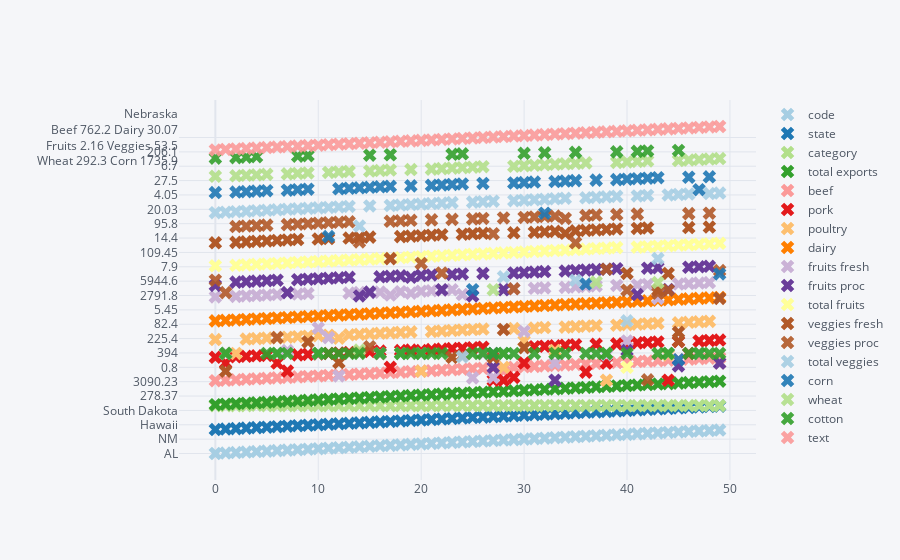

Write notebook code for a chart like this one.
### Code cell
main(cat)

### Figure 1 — Plotly figure (JSON) as saved in the notebook; plotly's stock layout.template omitted (floating-point values rounded to 4 significant figures)
{"data": [{"name": "code", "text": "", "y": ["AL", "AK", "AZ", "AR", "CA", "CO", "CT", "DE", "FL", "GA", "HI", "ID", "IL", "IN", "IA", "KS", "KY", "LA", "ME", "MD", "MA", "MI", "MN", "MS", "MO", "MT", "NE", "NV", "NH", "NJ", "NM", "NY", "NC", "ND", "OH", "OK", "OR", "PA", "RI", "SC", "SD", "TN", "TX", "UT", "VT", "VA", "WA", "WV", "WI", "WY"], "mode": "markers", "marker": {"symbol": "x", "size": 12}, "x": [0, 1, 2, 3, 4, 5, 6, 7, 8, 9, 10, 11, 12, 13, 14, 15, 16, 17, 18, 19, 20, 21, 22, 23, 24, 25, 26, 27, 28, 29, 30, 31, 32, 33, 34, 35, 36, 37, 38, 39, 40, 41, 42, 43, 44, 45, 46, 47, 48, 49], "line": {"color": "rgba(166, 206, 227, 1.0)", "dash": "solid", "shape": "linear", "width": 1.3}, "type": "scatter"}, {"name": "state", "text": "", "y": ["Alabama", "Alaska", "Arizona", "Arkansas", " California", "Colorado", "Connecticut", "Delaware", "Florida", "Georgia", "Hawaii", "Idaho", "Illinois", "Indiana", "Iowa", "Kansas", "Kentucky", "Louisiana", "Maine", "Maryland", "Massachusetts", "Michigan", "Minnesota", "Mississippi", "Missouri", "Montana", "Nebraska", "Nevada", "New Hampshire", "New Jersey", "New Mexico", "New York", "North Carolina", "North Dakota", "Ohio", "Oklahoma", "Oregon", "Pennsylvania", "Rhode Island", "South Carolina", "South Dakota", "Tennessee", "Texas", "Utah", "Vermont", "Virginia", "Washington", "West Virginia", "Wisconsin", "Wyoming"], "mode": "markers", "marker": {"symbol": "x", "size": 12}, "x": [0, 1, 2, 3, 4, 5, 6, 7, 8, 9, 10, 11, 12, 13, 14, 15, 16, 17, 18, 19, 20, 21, 22, 23, 24, 25, 26, 27, 28, 29, 30, 31, 32, 33, 34, 35, 36, 37, 38, 39, 40, 41, 42, 43, 44, 45, 46, 47, 48, 49], "line": {"color": "rgba(31, 120, 180, 1.0)", "dash": "solid", "shape": "linear", "width": 1.3}, "type": "scatter"}, {"name": "category", "text": "", "y": ["state", "state", "state", "state", " state", "state", "state", "state", "state", "state", "state", "state", "state", "state", "state", "state", "state", "state", "state", "state", "state", "state", "state", "state", "state", "state", "state", "state", "state", "state", "state", "state", "state", "state", "state", "state", "state", "state", "state", "state", "state", "state", "state", "state", "state", "state", "state", "state", "state", "state"], "mode": "markers", "marker": {"symbol": "x", "size": 12}, "x": [0, 1, 2, 3, 4, 5, 6, 7, 8, 9, 10, 11, 12, 13, 14, 15, 16, 17, 18, 19, 20, 21, 22, 23, 24, 25, 26, 27, 28, 29, 30, 31, 32, 33, 34, 35, 36, 37, 38, 39, 40, 41, 42, 43, 44, 45, 46, 47, 48, 49], "line": {"color": "rgba(178, 223, 138, 1.0)", "dash": "solid", "shape": "linear", "width": 1.3}, "type": "scatter"}, {"name": "total exports", "text": "", "y": [1391.0, 13.31, 1463.0, 3586.0, 16470.0, 1851.0, 259.6, 282.2, 3764.0, 2861.0, 401.8, 2079.0, 8709.0, 5050.0, 11270.0, 4589.0, 1889.0, 1914.0, 278.4, 692.8, 248.7, 3164.0, 7192.0, 2171.0, 3933.0, 1718, 7114.0, 139.9, 73.06, 500.4, 751.6, 1489.0, 3806.0, 3762.0, 3980.0, 1646.0, 1795.0, 1970.0, 31.59, 929.9, 3770.0, 1535.0, 6648.0, 453.4, 180.1, 1146.0, 3895.0, 138.9, 3090.0, 349.7], "mode": "markers", "marker": {"symbol": "x", "size": 12}, "x": [0, 1, 2, 3, 4, 5, 6, 7, 8, 9, 10, 11, 12, 13, 14, 15, 16, 17, 18, 19, 20, 21, 22, 23, 24, 25, 26, 27, 28, 29, 30, 31, 32, 33, 34, 35, 36, 37, 38, 39, 40, 41, 42, 43, 44, 45, 46, 47, 48, 49], "line": {"color": "rgba(51, 160, 44, 1.0)", "dash": "solid", "shape": "linear", "width": 1.3}, "type": "scatter"}, {"name": "beef", "text": "", "y": [34.4, 0.2, 71.3, 53.2, 228.7, 261.4, 1.1, 0.4, 42.6, 31, 4, 119.8, 53.7, 21.9, 289.8, 659.3, 54.8, 19.8, 1.4, 5.6, 0.6, 37.7, 112.3, 12.8, 137.2, 105, 762.2, 21.8, 0.6, 0.8, 117.2, 22.2, 24.8, 78.5, 36.2, 337.6, 58.8, 50.9, 0.1, 15.2, 193.5, 51.1, 961, 27.9, 6.2, 39.5, 59.2, 12, 107.3, 75.1], "mode": "markers", "marker": {"symbol": "x", "size": 12}, "x": [0, 1, 2, 3, 4, 5, 6, 7, 8, 9, 10, 11, 12, 13, 14, 15, 16, 17, 18, 19, 20, 21, 22, 23, 24, 25, 26, 27, 28, 29, 30, 31, 32, 33, 34, 35, 36, 37, 38, 39, 40, 41, 42, 43, 44, 45, 46, 47, 48, 49], "line": {"color": "rgba(251, 154, 153, 1.0)", "dash": "solid", "shape": "linear", "width": 1.3}, "type": "scatter"}, {"name": "pork", "text": "", "y": [10.6, 0.1, 17.9, 29.4, 11.1, 66, 0.1, 0.6, 0.9, 18.9, 0.7, 0, 394, 341.9, 1896.0, 179.4, 34.2, 0.8, 0.5, 3.1, 0.5, 118.1, 740.4, 30.4, 277.3, 16.7, 262.5, 0.2, 0.2, 0.4, 0.1, 5.8, 702.8, 16.1, 199.1, 265.3, 1.4, 91.3, 0.1, 10.9, 160.2, 17.6, 42.7, 59, 0.2, 16.9, 0, 0.3, 38.6, 33.2], "mode": "markers", "marker": {"symbol": "x", "size": 12}, "x": [0, 1, 2, 3, 4, 5, 6, 7, 8, 9, 10, 11, 12, 13, 14, 15, 16, 17, 18, 19, 20, 21, 22, 23, 24, 25, 26, 27, 28, 29, 30, 31, 32, 33, 34, 35, 36, 37, 38, 39, 40, 41, 42, 43, 44, 45, 46, 47, 48, 49], "line": {"color": "rgba(227, 26, 28, 1.0)", "dash": "solid", "shape": "linear", "width": 1.3}, "type": "scatter"}, {"name": "poultry", "text": "", "y": [481, 0, 0, 562.9, 225.4, 14, 6.9, 114.7, 56.9, 630.4, 1.3, 2.4, 14, 165.6, 155.6, 6.4, 151.3, 77.2, 10.4, 127, 0.6, 32.6, 189.2, 370.8, 196.1, 1.7, 31.4, 0, 0.8, 4.6, 0.3, 17.7, 598.4, 0.5, 129.9, 131.1, 14.2, 169.8, 0.2, 186.5, 29.3, 82.4, 339.2, 23.1, 0.9, 164.7, 35.6, 45.4, 34.5, 0.1], "mode": "markers", "marker": {"symbol": "x", "size": 12}, "x": [0, 1, 2, 3, 4, 5, 6, 7, 8, 9, 10, 11, 12, 13, 14, 15, 16, 17, 18, 19, 20, 21, 22, 23, 24, 25, 26, 27, 28, 29, 30, 31, 32, 33, 34, 35, 36, 37, 38, 39, 40, 41, 42, 43, 44, 45, 46, 47, 48, 49], "line": {"color": "rgba(253, 191, 111, 1.0)", "dash": "solid", "shape": "linear", "width": 1.3}, "type": "scatter"}, {"name": "dairy", "text": "", "y": [4.06, 0.19, 105.5, 3.53, 930.0, 71.94, 9.49, 2.3, 66.31, 38.38, 1.16, 294.6, 45.82, 89.7, 107, 65.45, 28.27, 6.02, 16.18, 24.81, 5.81, 214.8, 218.1, 5.45, 34.26, 6.82, 30.07, 16.57, 7.46, 3.37, 191.0, 331.8, 24.9, 8.14, 134.6, 24.35, 63.66, 280.9, 0.52, 7.62, 46.77, 21.18, 240.6, 48.6, 65.98, 47.85, 154.2, 3.9, 633.6, 2.89], "mode": "markers", "marker": {"symbol": "x", "size": 12}, "x": [0, 1, 2, 3, 4, 5, 6, 7, 8, 9, 10, 11, 12, 13, 14, 15, 16, 17, 18, 19, 20, 21, 22, 23, 24, 25, 26, 27, 28, 29, 30, 31, 32, 33, 34, 35, 36, 37, 38, 39, 40, 41, 42, 43, 44, 45, 46, 47, 48, 49], "line": {"color": "rgba(255, 127, 0, 1.0)", "dash": "solid", "shape": "linear", "width": 1.3}, "type": "scatter"}, {"name": "fruits fresh", "text": "", "y": [8, 0, 19.3, 2.2, 2792.0, 5.7, 4.2, 0.5, 438.2, 74.6, 17.7, 6.9, 4, 4.1, 1, 1, 2.1, 5.7, 16.6, 4.1, 25.8, 82.3, 2.5, 5.4, 4.2, 1.1, 0.7, 0.4, 2.6, 35, 32.6, 64.7, 23.8, 0.1, 8.7, 3, 100.7, 28.6, 0.9, 17.1, 0.3, 2, 31.9, 3.9, 2.6, 11.7, 555.6, 3.7, 42.8, 0.1], "mode": "markers", "marker": {"symbol": "x", "size": 12}, "x": [0, 1, 2, 3, 4, 5, 6, 7, 8, 9, 10, 11, 12, 13, 14, 15, 16, 17, 18, 19, 20, 21, 22, 23, 24, 25, 26, 27, 28, 29, 30, 31, 32, 33, 34, 35, 36, 37, 38, 39, 40, 41, 42, 43, 44, 45, 46, 47, 48, 49], "line": {"color": "rgba(202, 178, 214, 1.0)", "dash": "solid", "shape": "linear", "width": 1.3}, "type": "scatter"}, {"name": "fruits proc", "text": "", "y": [17.1, 0, 41, 4.7, 5945.0, 12.2, 8.9, 1, 933.1, 158.9, 37.8, 14.7, 8.5, 8.8, 2.2, 2.1, 4.5, 12.1, 35.4, 8.8, 55, 175.3, 5.4, 11.6, 9, 2.2, 1.5, 0.8, 5.4, 74.5, 69.3, 137.8, 50.7, 0.2, 18.5, 6.3, 214.4, 60.9, 1.9, 36.4, 0.5, 4.2, 68, 8.4, 5.4, 24.8, 1183, 7.9, 91, 0.1], "mode": "markers", "marker": {"symbol": "x", "size": 12}, "x": [0, 1, 2, 3, 4, 5, 6, 7, 8, 9, 10, 11, 12, 13, 14, 15, 16, 17, 18, 19, 20, 21, 22, 23, 24, 25, 26, 27, 28, 29, 30, 31, 32, 33, 34, 35, 36, 37, 38, 39, 40, 41, 42, 43, 44, 45, 46, 47, 48, 49], "line": {"color": "rgba(106, 61, 154, 1.0)", "dash": "solid", "shape": "linear", "width": 1.3}, "type": "scatter"}, {"name": "total fruits", "text": "", "y": [25.11, 0, 60.27, 6.88, 8736.0, 17.99, 13.1, 1.53, 1371.0, 233.5, 55.51, 21.64, 12.53, 12.98, 3.24, 3.11, 6.6, 17.83, 52.01, 12.9, 80.83, 257.7, 7.91, 17.04, 13.18, 3.3, 2.16, 1.19, 7.98, 109.5, 101.9, 202.6, 74.47, 0.25, 27.21, 9.24, 315.0, 89.48, 2.83, 53.45, 0.8, 6.23, 99.9, 12.34, 8.01, 36.48, 1739.0, 11.54, 133.8, 0.17], "mode": "markers", "marker": {"symbol": "x", "size": 12}, "x": [0, 1, 2, 3, 4, 5, 6, 7, 8, 9, 10, 11, 12, 13, 14, 15, 16, 17, 18, 19, 20, 21, 22, 23, 24, 25, 26, 27, 28, 29, 30, 31, 32, 33, 34, 35, 36, 37, 38, 39, 40, 41, 42, 43, 44, 45, 46, 47, 48, 49], "line": {"color": "rgba(255, 255, 153, 1.0)", "dash": "solid", "shape": "linear", "width": 1.3}, "type": "scatter"}, {"name": "veggies fresh", "text": "", "y": [5.5, 0.6, 147.5, 4.4, 803.2, 45.1, 4.3, 7.6, 171.9, 59, 9.5, 121.7, 15.2, 14.4, 2.7, 3.6, 0, 6.6, 24, 7.8, 8.1, 72.4, 45.9, 10.6, 6.8, 17.3, 20.4, 10.6, 1.7, 21.6, 16.7, 54.7, 57.4, 49.9, 20.4, 3.4, 48.2, 14.6, 1.2, 16.3, 1.5, 9.4, 43.9, 2.5, 1.5, 10.4, 138.7, 0, 56.8, 3.9], "mode": "markers", "marker": {"symbol": "x", "size": 12}, "x": [0, 1, 2, 3, 4, 5, 6, 7, 8, 9, 10, 11, 12, 13, 14, 15, 16, 17, 18, 19, 20, 21, 22, 23, 24, 25, 26, 27, 28, 29, 30, 31, 32, 33, 34, 35, 36, 37, 38, 39, 40, 41, 42, 43, 44, 45, 46, 47, 48, 49], "line": {"color": "rgba(177, 89, 40, 1.0)", "dash": "solid", "shape": "linear", "width": 1.3}, "type": "scatter"}, {"name": "veggies proc", "text": "", "y": [8.9, 1, 239.4, 7.1, 1304.0, 73.2, 6.9, 12.4, 279, 95.8, 15.4, 197.5, 24.7, 23.4, 4.4, 5.8, 0, 10.7, 38.9, 12.6, 13.1, 117.5, 74.5, 17.2, 11.1, 28, 33.1, 17.3, 2.8, 35, 27.1, 88.7, 93.1, 80.9, 33.1, 5.5, 78.3, 23.7, 1.9, 26.4, 2.5, 15.3, 71.3, 4.1, 2.5, 16.9, 225.1, 0, 92.2, 6.3], "mode": "markers", "marker": {"symbol": "x", "size": 12}, "x": [0, 1, 2, 3, 4, 5, 6, 7, 8, 9, 10, 11, 12, 13, 14, 15, 16, 17, 18, 19, 20, 21, 22, 23, 24, 25, 26, 27, 28, 29, 30, 31, 32, 33, 34, 35, 36, 37, 38, 39, 40, 41, 42, 43, 44, 45, 46, 47, 48, 49], "line": {"color": "rgba(177, 89, 40, 0.8999999999999999)", "dash": "solid", "shape": "linear", "width": 1.3}, "type": "scatter"}, {"name": "total veggies", "text": "", "y": [14.33, 1.56, 386.9, 11.45, 2107.0, 118.3, 11.16, 20.03, 450.9, 154.8, 24.83, 319.2, 39.95, 37.89, 7.1, 9.32, 0, 17.25, 62.9, 20.43, 21.13, 190.0, 120.4, 27.87, 17.9, 45.27, 53.5, 27.93, 4.5, 56.54, 43.88, 143.4, 150.4, 130.8, 53.53, 8.9, 126.5, 38.26, 3.02, 42.66, 4.06, 24.67, 115.2, 6.6, 4.05, 27.25, 363.8, 0, 149.0, 10.23], "mode": "markers", "marker": {"symbol": "x", "size": 12}, "x": [0, 1, 2, 3, 4, 5, 6, 7, 8, 9, 10, 11, 12, 13, 14, 15, 16, 17, 18, 19, 20, 21, 22, 23, 24, 25, 26, 27, 28, 29, 30, 31, 32, 33, 34, 35, 36, 37, 38, 39, 40, 41, 42, 43, 44, 45, 46, 47, 48, 49], "line": {"color": "rgba(166, 206, 227, 0.8999999999999999)", "dash": "solid", "shape": "linear", "width": 1.3}, "type": "scatter"}, {"name": "corn", "text": "", "y": [34.9, 0, 7.3, 69.5, 34.6, 183.2, 0, 26.9, 3.5, 57.8, 0, 24, 2228.0, 1123.0, 2530.0, 457.3, 179.1, 91.4, 0, 54.1, 0, 381.5, 1264.0, 110, 428.8, 5.4, 1736.0, 0, 0, 10.1, 11.2, 106.1, 92.2, 236.1, 535.1, 27.5, 11.7, 112.1, 0, 32.1, 643.6, 88.8, 167.2, 5.3, 0, 39.5, 29.5, 3.5, 460.5, 9], "mode": "markers", "marker": {"symbol": "x", "size": 12}, "x": [0, 1, 2, 3, 4, 5, 6, 7, 8, 9, 10, 11, 12, 13, 14, 15, 16, 17, 18, 19, 20, 21, 22, 23, 24, 25, 26, 27, 28, 29, 30, 31, 32, 33, 34, 35, 36, 37, 38, 39, 40, 41, 42, 43, 44, 45, 46, 47, 48, 49], "line": {"color": "rgba(31, 120, 180, 0.8999999999999999)", "dash": "solid", "shape": "linear", "width": 1.3}, "type": "scatter"}, {"name": "wheat", "text": "", "y": [70, 0, 48.7, 114.5, 249.3, 400.5, 0, 22.9, 1.8, 65.4, 0, 568.2, 223.8, 114, 3.1, 1426.0, 149.3, 78.7, 0, 55.8, 0, 247, 538.1, 102.2, 161.7, 1198.0, 292.3, 5.4, 0, 6.7, 13.9, 29.9, 200.3, 1664.0, 207.4, 324.8, 320.3, 41, 0, 55.3, 704.5, 100, 309.7, 42.8, 0, 77.5, 786.3, 1.6, 96.7, 20.7], "mode": "markers", "marker": {"symbol": "x", "size": 12}, "x": [0, 1, 2, 3, 4, 5, 6, 7, 8, 9, 10, 11, 12, 13, 14, 15, 16, 17, 18, 19, 20, 21, 22, 23, 24, 25, 26, 27, 28, 29, 30, 31, 32, 33, 34, 35, 36, 37, 38, 39, 40, 41, 42, 43, 44, 45, 46, 47, 48, 49], "line": {"color": "rgba(178, 223, 138, 0.8999999999999999)", "dash": "solid", "shape": "linear", "width": 1.3}, "type": "scatter"}, {"name": "cotton", "text": "", "y": [317.6, 0, 423.9, 665.4, 1065.0, 0, 0, 0, 78.24, 1154.0, 0, 0, 0, 0, 0, 43.98, 0, 280.4, 0, 0, 0, 0, 0, 494.8, 345.3, 0, 0, 0, 0, 0, 72.62, 0, 470.9, 0, 0, 110.5, 0, 0, 0, 206.1, 0, 363.8, 2309.0, 0, 0, 64.84, 0, 0, 0, 0], "mode": "markers", "marker": {"symbol": "x", "size": 12}, "x": [0, 1, 2, 3, 4, 5, 6, 7, 8, 9, 10, 11, 12, 13, 14, 15, 16, 17, 18, 19, 20, 21, 22, 23, 24, 25, 26, 27, 28, 29, 30, 31, 32, 33, 34, 35, 36, 37, 38, 39, 40, 41, 42, 43, 44, 45, 46, 47, 48, 49], "line": {"color": "rgba(51, 160, 44, 0.8999999999999999)", "dash": "solid", "shape": "linear", "width": 1.3}, "type": "scatter"}, {"name": "text", "text": "", "y": ["Alabama<br>Beef 34.4 Dairy 4.06<br>Fruits 25.11 Veggies 14.33<br>Wheat 70.0 Corn 34.9", "Alaska<br>Beef 0.2 Dairy 0.19<br>Fruits 0.0 Veggies 1.56<br>Wheat 0.0 Corn 0.0", "Arizona<br>Beef 71.3 Dairy 105.48<br>Fruits 60.27 Veggies 386.91<br>Wheat 48.7 Corn 7.3", "Arkansas<br>Beef 53.2 Dairy 3.53<br>Fruits 6.88 Veggies 11.45<br>Wheat 114.5 Corn 69.5", " California<br>Beef 228.7 Dairy 929.95<br>Fruits 8736.4 Veggies 2106.79<br>Wheat 249.3 Corn 34.6", "Colorado<br>Beef 261.4 Dairy 71.94<br>Fruits 17.99 Veggies 118.27<br>Wheat 400.5 Corn 183.2", "Connecticut<br>Beef 1.1 Dairy 9.49<br>Fruits 13.1 Veggies 11.16<br>Wheat 0.0 Corn 0.0", "Delaware<br>Beef 0.4 Dairy 2.3<br>Fruits 1.53 Veggies 20.03<br>Wheat 22.9 Corn 26.9", "Florida<br>Beef 42.6 Dairy 66.31<br>Fruits 1371.36 Veggies 450.86<br>Wheat 1.8 Corn 3.5", "Georgia<br>Beef 31.0 Dairy 38.38<br>Fruits 233.51 Veggies 154.77<br>Wheat 65.4 Corn 57.8", "Hawaii<br>Beef 4.0 Dairy 1.16<br>Fruits 55.51 Veggies 24.83<br>Wheat 0.0 Corn 0.0", "Idaho<br>Beef 119.8 Dairy 294.6<br>Fruits 21.64 Veggies 319.19<br>Wheat 568.2 Corn 24.0", "Illinois<br>Beef 53.7 Dairy 45.82<br>Fruits 12.53 Veggies 39.95<br>Wheat 223.8 Corn 2228.5", "Indiana<br>Beef 21.9 Dairy 89.7<br>Fruits 12.98 Veggies 37.89<br>Wheat 114.0 Corn 1123.2", "Iowa<br>Beef 289.8 Dairy 107.0<br>Fruits 3.24 Veggies 7.1<br>Wheat 3.1 Corn 2529.8", "Kansas<br>Beef 659.3 Dairy 65.45<br>Fruits 3.11 Veggies 9.32<br>Wheat 1426.5 Corn 457.3", "Kentucky<br>Beef 54.8 Dairy 28.27<br>Fruits 6.6 Veggies 0.0<br>Wheat 149.3 Corn 179.1", "Louisiana<br>Beef 19.8 Dairy 6.02<br>Fruits 17.83 Veggies 17.25<br>Wheat 78.7 Corn 91.4", "Maine<br>Beef 1.4 Dairy 16.18<br>Fruits 52.01 Veggies 62.9<br>Wheat 0.0 Corn 0.0", "Maryland<br>Beef 5.6 Dairy 24.81<br>Fruits 12.9 Veggies 20.43<br>Wheat 55.8 Corn 54.1", "Massachusetts<br>Beef 0.6 Dairy 5.81<br>Fruits 80.83 Veggies 21.13<br>Wheat 0.0 Corn 0.0", "Michigan<br>Beef 37.7 Dairy 214.82<br>Fruits 257.69 Veggies 189.96<br>Wheat 247.0 Corn 381.5", "Minnesota<br>Beef 112.3 Dairy 218.05<br>Fruits 7.91 Veggies 120.37<br>Wheat 538.1 Corn 1264.3", "Mississippi<br>Beef 12.8 Dairy 5.45<br>Fruits 17.04 Veggies 27.87<br>Wheat 102.2 Corn 110.0", "Missouri<br>Beef 137.2 Dairy 34.26<br>Fruits 13.18 Veggies 17.9<br>Wheat 161.7 Corn 428.8", "Montana<br>Beef 105.0 Dairy 6.82<br>Fruits 3.3 Veggies 45.27<br>Wheat 1198.1 Corn 5.4", "Nebraska<br>Beef 762.2 Dairy 30.07<br>Fruits 2.16 Veggies 53.5<br>Wheat 292.3 Corn 1735.9", "Nevada<br>Beef 21.8 Dairy 16.57<br>Fruits 1.19 Veggies 27.93<br>Wheat 5.4 Corn 0.0", "New Hampshire<br>Beef 0.6 Dairy 7.46<br>Fruits 7.98 Veggies 4.5<br>Wheat 0.0 Corn 0.0", "New Jersey<br>Beef 0.8 Dairy 3.37<br>Fruits 109.45 Veggies 56.54<br>Wheat 6.7 Corn 10.1", "New Mexico<br>Beef 117.2 Dairy 191.01<br>Fruits 101.9 Veggies 43.88<br>Wheat 13.9 Corn 11.2", "New York<br>Beef 22.2 Dairy 331.8<br>Fruits 202.56 Veggies 143.37<br>Wheat 29.9 Corn 106.1", "North Carolina<br>Beef 24.8 Dairy 24.9<br>Fruits 74.47 Veggies 150.45<br>Wheat 200.3 Corn 92.2", "North Dakota<br>Beef 78.5 Dairy 8.14<br>Fruits 0.25 Veggies 130.79<br>Wheat 1664.5 Corn 236.1", "Ohio<br>Beef 36.2 Dairy 134.57<br>Fruits 27.21 Veggies 53.53<br>Wheat 207.4 Corn 535.1", "Oklahoma<br>Beef 337.6 Dairy 24.35<br>Fruits 9.24 Veggies 8.9<br>Wheat 324.8 Corn 27.5", "Oregon<br>Beef 58.8 Dairy 63.66<br>Fruits 315.04 Veggies 126.5<br>Wheat 320.3 Corn 11.7", "Pennsylvania<br>Beef 50.9 Dairy 280.87<br>Fruits 89.48 Veggies 38.26<br>Wheat 41.0 Corn 112.1", "Rhode Island<br>Beef 0.1 Dairy 0.52<br>Fruits 2.83 Veggies 3.02<br>Wheat 0.0 Corn 0.0", "South Carolina<br>Beef 15.2 Dairy 7.62<br>Fruits 53.45 Veggies 42.66<br>Wheat 55.3 Corn 32.1", "South Dakota<br>Beef 193.5 Dairy 46.77<br>Fruits 0.8 Veggies 4.06<br>Wheat 704.5 Corn 643.6", "Tennessee<br>Beef 51.1 Dairy 21.18<br>Fruits 6.23 Veggies 24.67<br>Wheat 100.0 Corn 88.8", "Texas<br>Beef 961.0 Dairy 240.55<br>Fruits 99.9 Veggies 115.23<br>Wheat 309.7 Corn 167.2", "Utah<br>Beef 27.9 Dairy 48.6<br>Fruits 12.34 Veggies 6.6<br>Wheat 42.8 Corn 5.3", "Vermont<br>Beef 6.2 Dairy 65.98<br>Fruits 8.01 Veggies 4.05<br>Wheat 0.0 Corn 0.0", "Virginia<br>Beef 39.5 Dairy 47.85<br>Fruits 36.48 Veggies 27.25<br>Wheat 77.5 Corn 39.5", "Washington<br>Beef 59.2 Dairy 154.18<br>Fruits 1738.57 Veggies 363.79<br>Wheat 786.3 Corn 29.5", "West Virginia<br>Beef 12.0 Dairy 3.9<br>Fruits 11.54 Veggies 0.0<br>Wheat 1.6 Corn 3.5", "Wisconsin<br>Beef 107.3 Dairy 633.6<br>Fruits 133.8 Veggies 148.99<br>Wheat 96.7 Corn 460.5", "Wyoming<br>Beef 75.1 Dairy 2.89<br>Fruits 0.17 Veggies 10.23<br>Wheat 20.7 Corn 9.0"], "mode": "markers", "marker": {"symbol": "x", "size": 12}, "x": [0, 1, 2, 3, 4, 5, 6, 7, 8, 9, 10, 11, 12, 13, 14, 15, 16, 17, 18, 19, 20, 21, 22, 23, 24, 25, 26, 27, 28, 29, 30, 31, 32, 33, 34, 35, 36, 37, 38, 39, 40, 41, 42, 43, 44, 45, 46, 47, 48, 49], "line": {"color": "rgba(251, 154, 153, 0.8999999999999999)", "dash": "solid", "shape": "linear", "width": 1.3}, "type": "scatter"}], "layout": {"title": {"font": {"color": "#4D5663"}}, "paper_bgcolor": "#F5F6F9", "plot_bgcolor": "#F5F6F9", "yaxis": {"tickfont": {"color": "#4D5663"}, "zerolinecolor": "#E1E5ED", "title": {"text": "", "font": {"color": "#4D5663"}}, "gridcolor": "#E1E5ED", "showgrid": true}, "xaxis": {"tickfont": {"color": "#4D5663"}, "zerolinecolor": "#E1E5ED", "title": {"text": "", "font": {"color": "#4D5663"}}, "gridcolor": "#E1E5ED", "showgrid": true}, "legend": {"bgcolor": "#F5F6F9", "font": {"color": "#4D5663"}}}}
